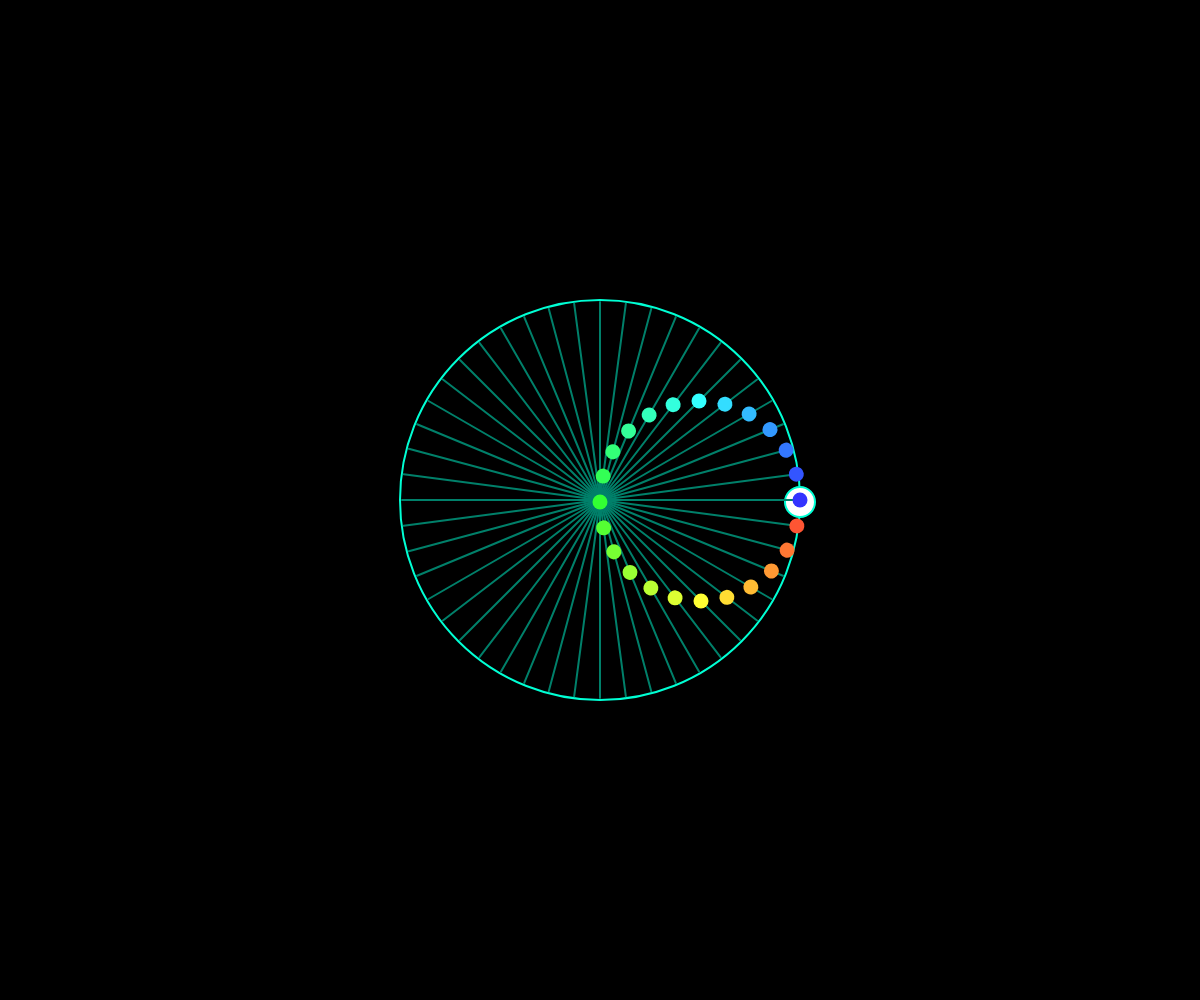
Frame 1 (no input)
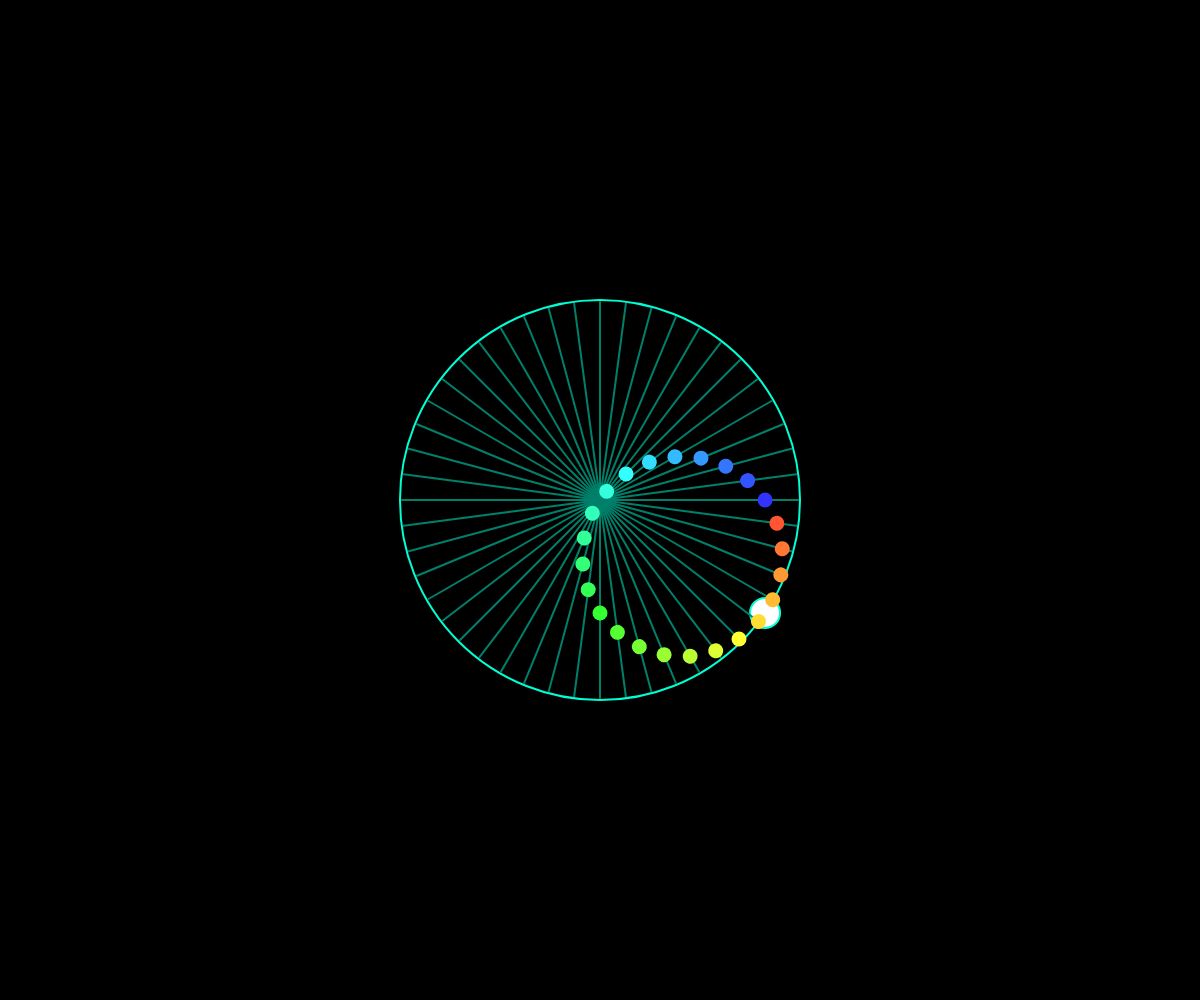
Frame 60 (no input)
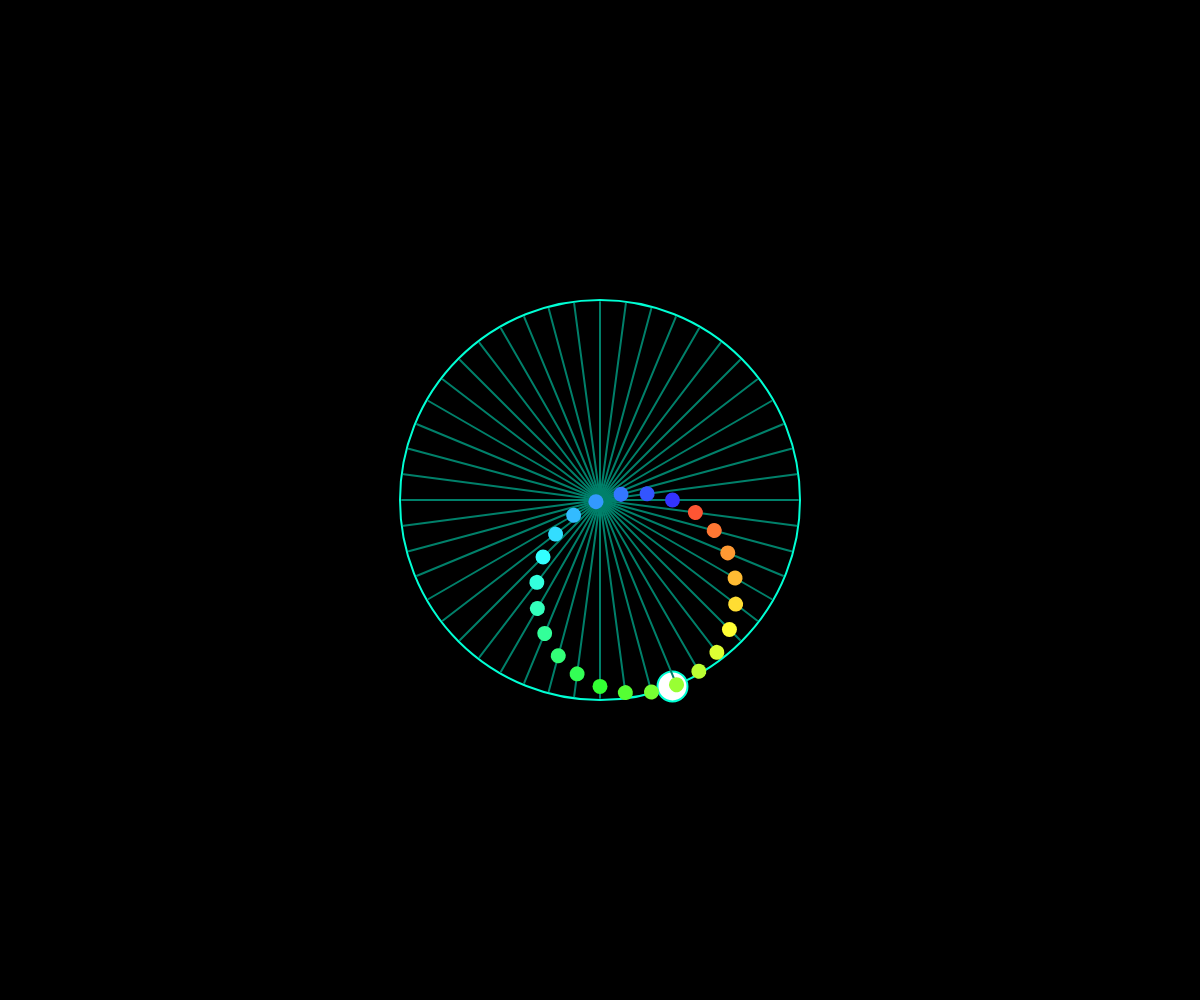
Frame 120 (the mouse pressed at the canvas centre since frame 60)

The p5.js sketch that drew these frames (run headless with seeded random() and noise() and a simulated clock; from frame 60 on, the mouse is pressed at the canvas centre):

// p5.js sketch
// ── sketch.js
let princDot;
let dots = [];

function setup() {
  createCanvas(windowWidth, windowHeight);
  fill(255);
  princDot = new Dot();
  for (let i = 1; i <= 24; i++)
   dots.push(new Dot2(i * PI / 24,i*10));
  //dots.push(new Dot2(PI / 2));
  //dots.push(new Dot2(0));
}

function draw() {

  background(0);
colorMode(HSB);

  translate(width / 2, height / 2);
  noFill();
  stroke(170,255,255);
  strokeWeight(2);
  ellipse(0, 0, 400);
  fill(255);
  princDot.update();
  princDot.show();
    for (let d of dots){
  	push();
  	    rotate(d.aLine);
    	    stroke(170,120,50,20);
          line(0,0,198,0);
   	  line(0,0,-198,0);	
   	  pop();
  }
  for (let d of dots) d.show();


}
class Dot {
  constructor() {
    this.a = 0;
    this.aVel = 0.01;
  }
  update() {
    this.a += this.aVel;
  }
  show() {

    let x = 200 * cos(this.a);
    let y = 200 * sin(this.a);
    ellipse(x, y, 30)
  }
}
class Dot2 {
  constructor(aLine,colore) {
    this.aLine = aLine;
    this.colore=colore%360;

  }
  show() {
    push();
    let angle = this.aLine - princDot.a;
    rotate(this.aLine);
    let x = 200 * cos(angle);

   	fill(this.colore,80,120);
    noStroke();
    ellipse(x, 0, 15);

    pop();
  }

}
